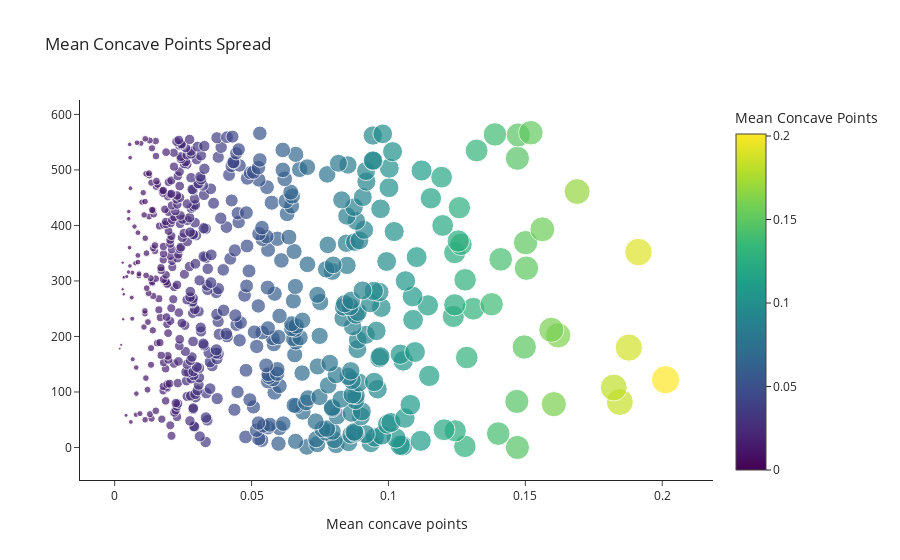

The cell this chart's notebook holds for it:
### Code cell
fig = px.scatter(df,
                 x="mean concave points",
                 size='mean concave points',
                 color="mean concave points",
                 hover_data=["target"],
                 template="simple_white",
                 labels={"mean concave points": "Mean Concave Points"},
                 title="Mean Concave Points Spread")
fig.update_layout(xaxis_title="Mean concave points",yaxis_title=" ")
fig.show()

### Figure 1 — Plotly figure (JSON) as saved in the notebook; plotly's stock layout.template omitted (floating-point values rounded to 4 significant figures; data arrays with more than 128 entries replaced by an {"elided": "..."} marker saying what was removed)
{"data": [{"customdata": {"elided": "569x1 int values"}, "hovertemplate": "Mean Concave Points=%{marker.color}<br>index=%{y}<br>target=%{customdata[0]}<extra></extra>", "legendgroup": "", "marker": {"color": {"elided": "569 float values"}, "coloraxis": "coloraxis", "size": {"elided": "569 float values"}, "sizemode": "area", "sizeref": 0.000503, "symbol": "circle"}, "mode": "markers", "name": "", "orientation": "h", "showlegend": false, "type": "scatter", "x": {"elided": "569 float values"}, "xaxis": "x", "y": {"elided": "569 int values"}, "yaxis": "y"}], "layout": {"coloraxis": {"colorbar": {"title": {"text": "Mean Concave Points"}}, "colorscale": [[0, "#440154"], [0.1111, "#482878"], [0.2222, "#3e4989"], [0.3333, "#31688e"], [0.4444, "#26828e"], [0.5556, "#1f9e89"], [0.6667, "#35b779"], [0.7778, "#6ece58"], [0.8889, "#b5de2b"], [1, "#fde725"]]}, "legend": {"itemsizing": "constant", "tracegroupgap": 0}, "title": {"text": "Mean Concave Points Spread"}, "xaxis": {"anchor": "y", "domain": [0, 1], "title": {"text": "Mean concave points"}}, "yaxis": {"anchor": "x", "domain": [0, 1], "title": {"text": " "}}}}
